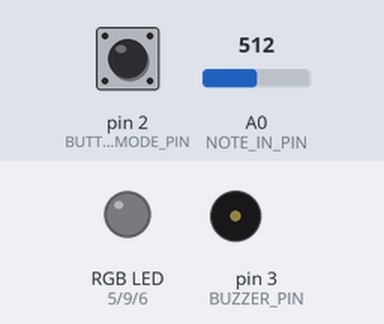
This sketch was run on a simulated Arduino Uno, built with avr-gcc and run on an emulated ATmega328P. On the bench: an RGB LED mixed from three pins (HIGH = lit), buzzer (waves = sounding). Dashed ring = blinking. The inputs (shaded band) are chosen by the test bench; at power-on: pin 2 (BUTTON_MODE_PIN) LOW, A0 (NOTE_IN_PIN) = 512.

Above: at 1.2 s.
1.3 s: pin 2 (BUTTON_MODE_PIN) pulled HIGH for 0.25 s
At 1.7 s:
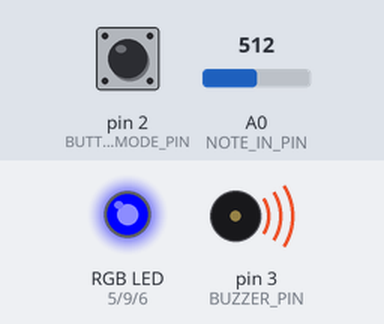
4.3 s: pin 2 (BUTTON_MODE_PIN) pulled HIGH for 1 s
At 5.8 s:
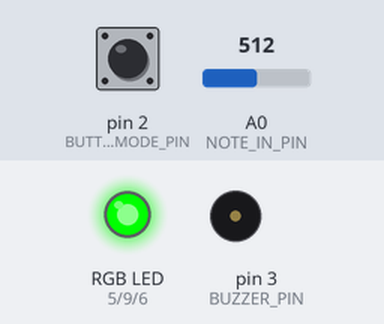
8.3 s: pin 2 (BUTTON_MODE_PIN) pulled HIGH for 0.25 s
At 8.9 s:
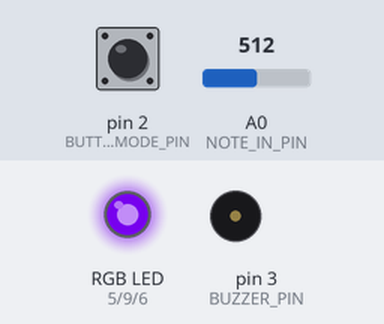
11.3 s: pin 2 (BUTTON_MODE_PIN) pulled HIGH for 3.2 s
At 12.5 s:
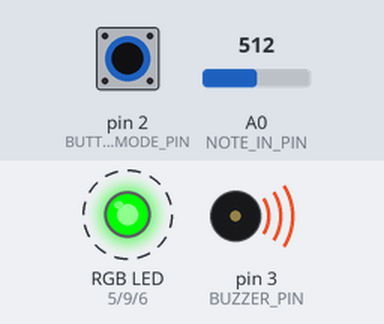
Timing chart, 0 to 17.0 s (numbered marks = the images above; inputs shaded):
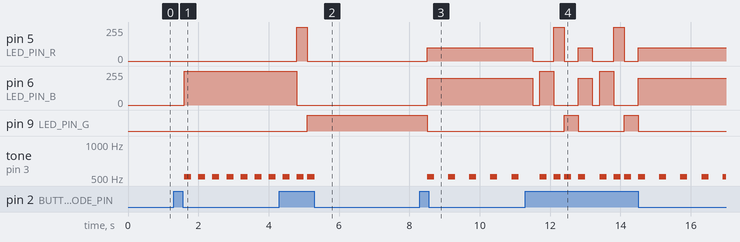

The sketch:

Hirsh_Laura_EtudeTwo_Revision.ino.ino
```cpp
/**********************ETUDE 2 CART 360 2017*******************************
 * WELCOME!
 * THE PURPOSE OF THIS EXERCISE IS TO DESIGN A VERY SIMPLE KEYBOARD (5 KEYS)
 * WHICH ALLOWS YOU TO PLAY LIVE, RECORD, AND PLAYBACK.
 * THERE WILL BE A BUTTON WHICH WHEN PRESSED WILL TAKE THE USER TO THE NEXT MODE:
 * THERE ARE 5 POSSIBLE MODES
 * 0 ==  reset    ==   led off == also resets
 * 1 ==  live     ==   led BLUE
 * 2 ==  record   ==   led RED
 * 3 ==  play     ==   led GREEN
 * 4 ==  loopMODE ==   led PURPLE
 *
 * ADDITIONALLY - WHEN THE USER CHANGES MODE,
 * THE RGB LED WILL CHANGE COLOR (ACCORDING TO THE SPECIFICATIONS)

 * PLEASE FOLLOW THE INSTRUCTIONS IN THE COMMENTS:
 * DO NOT ADD ANY MORE FUNCTION DEFINITIONS
 * ONLY IMPLEMENT THE FUNCTION DEFINITIONS SUPPLIED
 * THERE IS NO NEED TO ADD ANY NEW VARIABLES OR CONSTANTS
 * PROVIDE COMMENTS FOR ANY OF THE CODE IMPLEMENTED
 * GOOD LUCK!
 */
/**** CONSTANTS ********************************************************/

#define BUTTON_MODE_PIN 2 // Button to change the mode

// constants for RGB LED
#define LED_PIN_R 5 // R PIN
#define LED_PIN_G 9 // G PIN
#define LED_PIN_B 6 // B PIN

// constant for note in (button-resistor ladder on breadboard)
# define NOTE_IN_PIN A0

//constant for max number of notes in array
#define MAX_NOTES 16

// a constant for duration
const int duration =200;

// constant for pin to output for buzzer
#define BUZZER_PIN 3 // PWM

/******** VARIABLES *****************************************************/
// counter for how many notes we have
int countNotes =0;
// array to hold the notes played (for record/play mode)
int notes [MAX_NOTES];
int mode =0; // start at off

/*************************************************************************/


/**********************SETUP() DO NOT CHANGE*******************************/
// Declare pin mode for the single digital input
void setup()
{
  pinMode(BUTTON_MODE_PIN, INPUT); //to have the button be the input control
  Serial.begin(9600); //to read serial monitor
}

/**********************LOOP() DO NOT CHANGE *******************************
 * INSTRUCTIONS:
 * There is NO NEED to change the loop - it establishes the flow of the program
 * We call here 3 functions repeatedly:
 * 1: chooseMode(): this function will determine the mode that your program is in
 * based on if the button (linked to the BUTTON_MODE_PIN) was pressed
 * 2: setRGB(): will set the color of the RGB LED based on the value of the mode variable
 * 3: selectMode(): will determine which function to call based on the value of the mode variable

**************************************************************************/
void loop()
{
  chooseMode();
  setRGB();
  selectMode();
}
/******************CHOOSEMODE(): IMPLEMENT *********************************
 * INSTRUCTIONS:
 * Read the value from the Button (linked to the BUTTON_MODE_PIN) and
 * if is being pressed then change the mode variable.
 * REMEMBER:
 * mode == 0 is reset
 * mode == 1 is live
 * mode == 2 is record
 * mode == 3 is play
 * mode == 4 is loopMode
 * Every time the user presses the button, the program will go to the next mode,
 * once it reaches 4, it should go back to mode == 0.
 * (i.e. if mode ==2 and we press, then mode ==3) ...
**************************************************************************/
void chooseMode(){
  // IMPLEMENT

   if (digitalRead(BUTTON_MODE_PIN) == HIGH) //if button is being pressed

   {
   if (mode == 4) //mode can equal up to four
       mode = 0;  //mode starts at 0
     else
       mode++;    //mode inceases by one (until reaching four)
   }
     delay(200); //add time to register button press
}


/******************SETRGB(): IMPLEMENT *********************************
 * INSTRUCTIONS:
 * Depending on the value of the mode variable:
 * if the mode is 0 - RGB LED IS OFF
 * if the mode is 1 - RGB LED IS BLUE
 * if mode is 2 - RGB LED IS RED
 * if mode is 3 - RGB LED IS GREEN
 * if mode is 4 - RGB LED iS PURPLE
 * YOU MUST USE A SWITCH CASE CONSTRUCT (NOT A SERIES OF IF / ELSE STATEMENTS
**************************************************************************/
void setRGB() //controls led colors being activated at designated mode
{
  //IMPLEMENT


  if(mode ==0)  //if mode is at 0
  {
     analogWrite(LED_PIN_R, 0);    //tell red led pin to be off (analog = 0-255)
     analogWrite(LED_PIN_G, 0);    //tell green led pin to be off
     analogWrite(LED_PIN_B, 0);    //tell blue led pin to be off
   }

  if (mode ==1)  //if mode is at 1
  {
     analogWrite(LED_PIN_R, 0);    //tell red led pin to be off
     analogWrite(LED_PIN_G, 0);    //tell green led pin to be off
     analogWrite(LED_PIN_B, 255);  //tell blue led pin to be on
  }

  if (mode ==2)  //if mode is at 2
  {
     analogWrite(LED_PIN_R, 255);  //tell red led pin to be on
     analogWrite(LED_PIN_G, 0);    //tell green led pin to be off
     analogWrite(LED_PIN_B, 0);    //tell blue led pin to be off
  }

  if (mode ==3)  //if mode is at 3
  {
     analogWrite(LED_PIN_R, 0);    //tell red led pin to be off
     analogWrite(LED_PIN_G, 255);  //tell green led pin to be on
     analogWrite(LED_PIN_B, 0);    //tell blue led pin to be off
  }

   if (mode ==4)  //if mode is at 4
  {
     analogWrite(LED_PIN_R, 100);  //tell red led pin to be on
     analogWrite(LED_PIN_G, 0);    //tell green led pin to be off
     analogWrite(LED_PIN_B, 200);  //tell blue led pin to be on
  }
}
/**********************SELECTMODE() DO NOT CHANGE *******************************
 * INSTRUCTIONS:
 * There is NO NEED to change this function - it selects WHICH function should run based on the mode variable
 * There are 4 possibilities
 * 1: reset(): this function will reset any arrays etc, and will do nothing else
 * 2: live(): this function will play the corresponding notes
 * to the user pressing the respective buttons.
 * NOTE:: the notes played are NOT stored
 * 3: record(): this function will play the corresponding notes
 * to the user pressing the respective buttons
 * AND will STORE up to 16 consecutive notes in an array.
 * 4: play(): this function will playback any notes stored in the array that were recorded
 * in the previous mode
 * 5: loopMode(): this function will playback any notes stored in the array that were recorded,
 * BUT unlike the previous mode, you can choose in which sequence the notes are played.
 * REQUIRED: only play notes from the array (no live stuff)

******************************************************************************/
void selectMode()
{
  if(mode ==0) {
    reset();
  }
  else if(mode ==1) {
    live();
  }
  else if(mode ==2) {
    record();
  }

  else if(mode ==3) {
    play();
  }

   else if(mode ==4) {
    loopMode();
  }
}
/******************RESET(): IMPLEMENT **************************************
 * INSTRUCTIONS:
 * this function should ensure that any notes recorded are no longer available
**************************************************************************/
void reset()
{
  // IMPLEMENT
   for( int i = 0; i < (MAX_NOTES); i++) //when the notes in the array (i) begin at 0 (the mode 0) and i is less than 16 and incremented by one note until 16
   {
   notes[i] = 0; //the notes in the array (i) are equal to zero
   }
   countNotes = 0; //and the number of notes counted is zero (resets counter)
}
/******************LIVE(): IMPLEMENT **************************************
 * INSTRUCTIONS:
 * this function will play the corresponding notes
 * to the user pressing the respective buttons
 * NOTE:: the notes played are NOT stored
 * SO: you need read in the input from the analog input (linked to the button-resistor ladder combo)
 * THEN - output the note to the buzzer using the tone() function
**************************************************************************/
void live()
{
    //IMPLEMENT

      tone(BUZZER_PIN, analogRead(NOTE_IN_PIN), duration); //buzzer pin=pin to which the tone is generated, the note in is the
      //frequency with which the tone in played and duration is the time of which the the is played for

      delay(duration); //keep active for long enough to see the change in state
}
/******************RECORD(): IMPLEMENT **********************************
 * INSTRUCTIONS:
 * this function will play the corresponding notes
 * to the user pressing the respective buttons
 * AND will STORE up to 16 consecutive notes in an array.
 * SO: you need read in the input from the analog input (linked to the button-resistor ladder combo)
 * AND - output the note to the buzzer using the tone() function
 * THEN store that note in the array  - BE CAREFUL - you can only allow for up to MAX_NOTES to be stored
**************************************************************************/
void record()
{
  // IMPLEMENT

      if (analogRead(NOTE_IN_PIN)>5) //if constant frequency for the note in is greater than 5
      {
      if(countNotes < MAX_NOTES)     //and if the notes counted are less than 16
      {
      notes[countNotes++] = analogRead(NOTE_IN_PIN); //the note array (which is comprised of increasing the note count by one each time) will equal the constant for the note in
      }
     tone(BUZZER_PIN, analogRead(NOTE_IN_PIN), duration); //and the tone will play at that frequency

     delay(100); //and be active for long enough to see the change in state
      }

}
/******************PLAY(): IMPLEMENT ************************************
 * INSTRUCTIONS:
 * this function will playback any notes stored in the array that were recorded
 * in the previous mode
 * SO: you need to go through the array of values (be careful - the user may not have put in MAX_NOTES)
 * READ each value IN ORDER
 * AND output each note to the buzzer using the tone() function
 * ALSO: as long as we are in this mode, the notes are played over and over again
 * BE CAREFUL: make sure you allow for the user to get to another mode from the mode button...
**************************************************************************/
void play()
{
  // IMPLEMENT

   for (int i = 0; i < MAX_NOTES; i++) //when the notes in the array (i) begin at 0 (the mode 0) and i is less than 16 and incremented by one note until 16
   {
    tone(BUZZER_PIN, notes[i], duration); //play the tone stored in the array
    delay(duration); //and long enough to hear it before changing states/the note

    if (digitalRead(BUTTON_MODE_PIN) == HIGH) //and if button is pressed again
    {
      break; //stop the loop
    }
  }

}
/******************LOOPMODE(): IMPLEMENT *********************************
 * INSTRUCTIONS:
 * this function will playback any notes stored in the array that were recorded
 * in the previous mode
 * SO: you need to go through the array of values (be careful - the user may not have put in MAX_NOTES)
 * READ values IN ANY ORDERING (You MUST use the array - but you can determine your own sequence)
 * AND output each note to the buzzer using the tone() function
 * ALSO: as long as we are in this mode, the notes are played over and over again
 * BE CAREFUL: make sure you allow for the user to get to another mode from the mode button...
**************************************************************************/
void loopMode()
{
  //IMPLEMENT
   for (int i = 0; i < MAX_NOTES; i = i+8)  //when the notes in the array (i) begin at 0 (the mode 0) and i is less than 16, i is then equal to i plus 8

   {
    tone(BUZZER_PIN, notes[i], duration); //play the tone stored in the array
    if (countNotes==2)                    //and if the two notes are counted in the array
    {
      delay(duration*2);                 //the state/note doesn't change for two times the designated amount of time
    }
    else                                 //otherwise
    {
      delay(duration);                   //the state/note doesn't change for a designated amount of time
    }
        if (digitalRead(BUTTON_MODE_PIN) == HIGH)  //and if button is pressed again
    {
      break;                                       //stop the loop
    }
   }
}

/**************************************************************************/
```

Measured:
- after the input at 1.3 s, pin 6 (LED_PIN_B): 0/255 → 255/255 after 0.30 s; tone on pin 3 (BUZZER_PIN): alternates 512 Hz for 0.20 s and silent for 0.20 s, starting after 0.30 s
- after the input at 4.3 s, pin 5 (LED_PIN_R): 0/255 → 255/255 after 0.50 s, → 0/255 0.30 s later; pin 6 (LED_PIN_B): 255/255 → 0/255 after 0.50 s; pin 9 (LED_PIN_G): LOW → HIGH after 0.80 s
- after the input at 8.3 s, pin 5 (LED_PIN_R): 0/255 → 100/255 after 0.20 s; pin 6 (LED_PIN_B): 0/255 → 200/255 after 0.20 s; pin 9 (LED_PIN_G): HIGH → LOW after 0.20 s
- after the input at 11.3 s, pin 5 (LED_PIN_R): 100/255 → 0/255 after 0.20 s, → 255/255 0.60 s later, → 0/255 0.30 s later, → 100/255 0.40 s later, … (8 changes in this stretch); pin 6 (LED_PIN_B): 200/255 → 0/255 after 0.20 s, → 255/255 0.20 s later, → 0/255 0.40 s later, → 200/255 0.70 s later, … (8 changes in this stretch)
